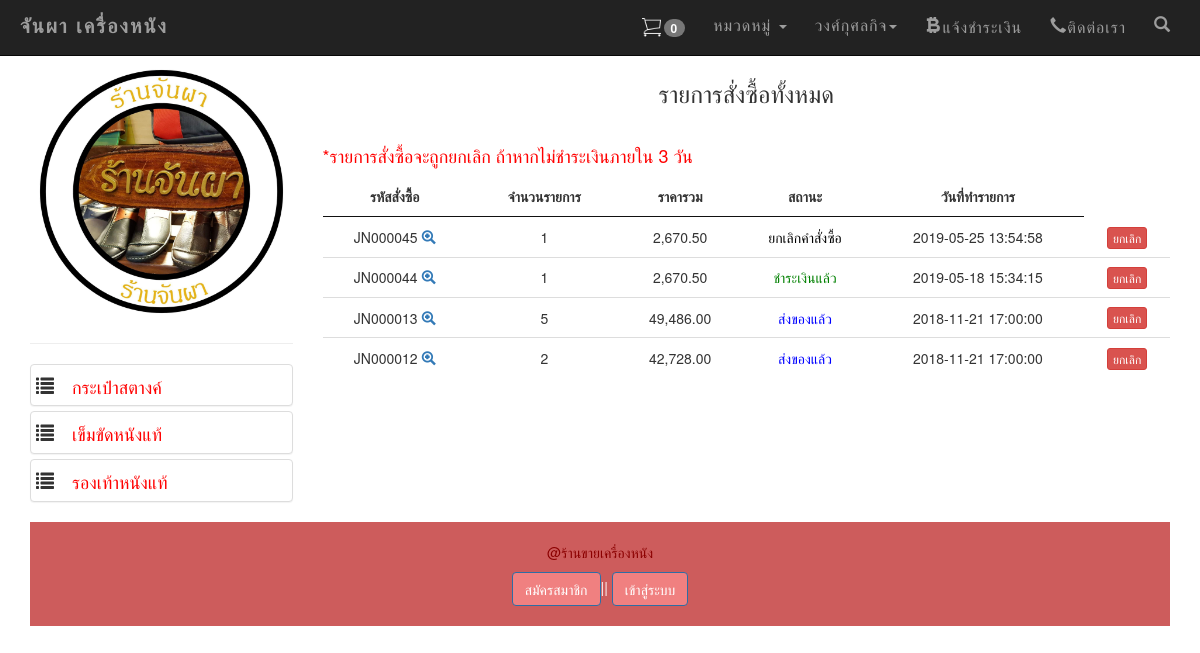
Before: /my_order.php?page=mycart (signed in) with the older database file.
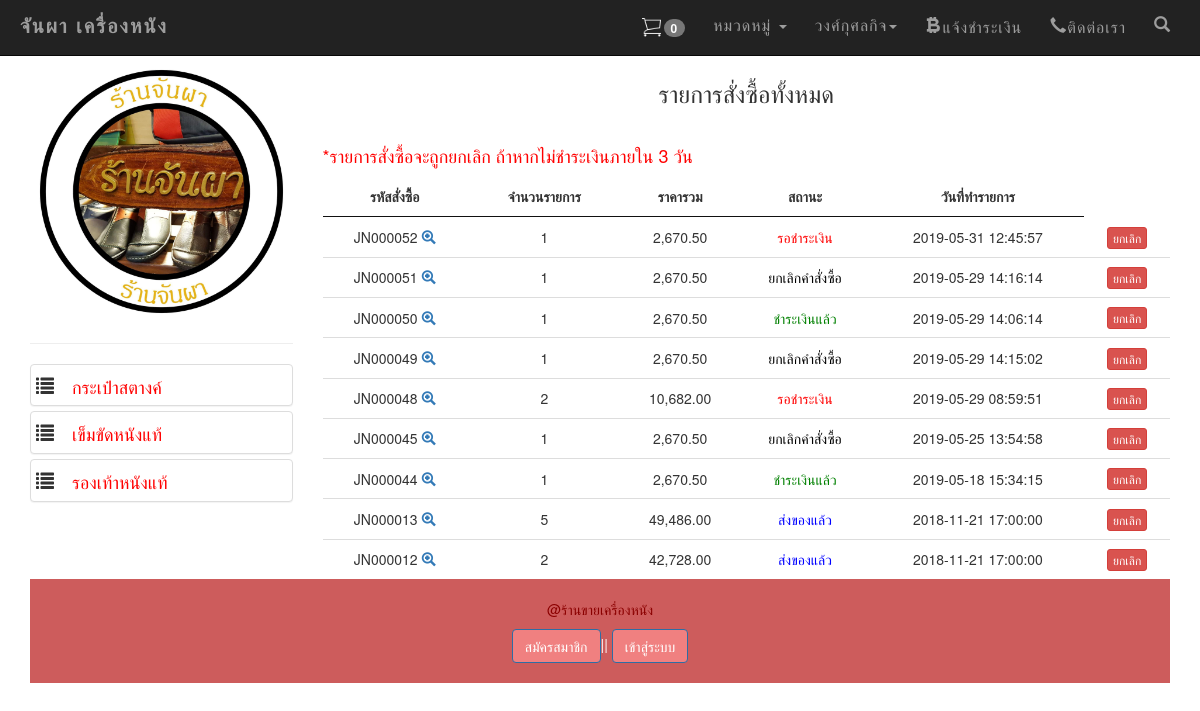
After: the same page with the newer database file.
### tables this page shows
CREATE TABLE `tbl_member` (
  `mem_id` int(11) NOT NULL,
  `mem_name` varchar(50) NOT NULL,
  `mem_address` varchar(255) NOT NULL,
  `mem_tel` varchar(10) NOT NULL,
  `mem_username` varchar(20) NOT NULL,
  `mem_password` varchar(20) NOT NULL,
  `mem_email` varchar(20) NOT NULL,
  `status` varchar(5) NOT NULL,
  `sid` varchar(32) NOT NULL,
  `active` varchar(3) NOT NULL,
  `dateinsert` timestamp NOT NULL DEFAULT CURRENT_TIMESTAMP ON UPDATE CURRENT_TIMESTAMP
);

CREATE TABLE `tbl_type` (
  `t_id` int(11) NOT NULL,
  `t_type` varchar(11) NOT NULL,
  `t_name` varchar(100) NOT NULL
);

CREATE TABLE `tbl_order` (
  `order_id` int(6) UNSIGNED ZEROFILL NOT NULL,
  `mem_id` int(11) NOT NULL,
  `name` varchar(100) NOT NULL,
  `address` varchar(500) NOT NULL,
  `email` varchar(100) NOT NULL,
  `phone` varchar(10) NOT NULL,
  `order_status` int(1) NOT NULL,
  `pay_slip` varchar(200) DEFAULT NULL,
  `b_name` varchar(100) DEFAULT NULL,
  `b_number` varchar(200) DEFAULT NULL,
  `pay_date` date DEFAULT NULL,
  `pay_amount` float(10,2) DEFAULT NULL,
  `postcode` varchar(30) DEFAULT NULL,
  `order_date` timestamp NOT NULL DEFAULT CURRENT_TIMESTAMP ON UPDATE CURRENT_TIMESTAMP
);

### mycart.php (the view, shortened to what this page needs)
<?php require_once('Connections/condb.php'); ?>
<?php
$colname_mm = "-1";
if (isset($_SESSION['MM_Username'])) {
	$colname_mm = $_SESSION['MM_Username'];
}
$query_mm = sprintf("SELECT * FROM tbl_member WHERE mem_username = %s", GetSQLValueString($colname_mm, "text"));
$mm = mysql_query($query_mm, $condb) or die(mysql_error());
$row_mm = mysql_fetch_assoc($mm);
$mem_id = $row_mm['mem_id'];
$query_mycart = sprintf("SELECT o.order_id as oid, o.mem_id, o.order_status, o.order_date, d.order_id , count(d.order_id) as coid , SUM(d.total) as ctotal FROM tbl_order as o, tbl_order_detail as d WHERE o.mem_id = $mem_id AND o.order_id = d.order_id GROUP BY o.order_id ORDER BY o.order_id DESC " , GetSQLValueString($colname_mycart , "int"));
$mycart = mysql_query($query_mycart , $condb) or die(mysql_error());
$row_mycart = mysql_fetch_assoc($mycart);
$totalRows_mycart = mysql_num_rows($mycart);
?>
<?php include('datatable.php'); ?>
<h3 align="center">รายการสั่งซื้อทั้งหมด</h3><br>
<h4 align="left" style="color: red;" >*รายการสั่งซื้อจะถูกยกเลิก ถ้าหากไม่ชำระเงินภายใน 3 วัน</h4>
<table id="example" class="display" cellspacing="1" border="0" >
	<thead>
		<tr >
			<th>รหัสสั่งซื้อ</th>
			<th>จำนวนรายการ</th>
			<th>ราคารวม</th>
			<th>สถานะ</th>
			<th>วันที่ทำรายการ</th>
		</tr>
	</thead>
	<?php if ($totalRows_mycart > 0) { ?>
		<?php do { ?>
			<tr align="center">
				<td>
					JN<?php echo str_pad($row_mycart['oid'], 6, "0", STR_PAD_LEFT);?>
					<span id="hp">
						<a href="my_order.php?order_id=<?php echo $row_mycart['oid'];?>act=show-order">
							<span class="glyphicon glyphicon-zoom-in"></span>
						</a>
					</span>
				</td>
				<td align="center">
					<?php echo $row_mycart['coid'];?>
				</td>
				<td align="center">
					<?php echo number_format($row_mycart['ctotal'],2);?>
				</td>
				<td align="center">
					<font color="red">
						<?php $status = $row_mycart['order_status'];
						include('backend/status.php');
						?>
					</font>
				</td>
				<td> <?php echo $row_mycart['order_date'];?></td>
				<td><center>
					<a href="del_order.php?order_id=<?php echo $row_mycart['oid'];?>&order_status=4" class="btn btn-danger btn-xs" onClick="return confirm('ยืนยันการยกเลิกคำสั่งซื้อ');">
					ยกเลิก </a></center>
				</td>
			</tr>
		<?php } while ($row_mycart = mysql_fetch_assoc($mycart)); } ?>
	</table>

### my_order.php (shortened to what this page needs)
<?php
if (!function_exists("GetSQLValueString")) {
  function GetSQLValueString($theValue, $theType, $theDefinedValue = "", $theNotDefinedValue = "")
  {
    $theValue = function_exists("mysql_real_escape_string") ? mysql_real_escape_string($theValue) : mysql_escape_string($theValue);
    switch ($theType) {
      case "text":
      $theValue = ($theValue != "") ? "'" . $theValue . "'" : "NULL";
      break;
      case "long":
      case "int":
      $theValue = ($theValue != "") ? intval($theValue) : "NULL";
      break;
    }
    return $theValue;
  }
}
?>
<!DOCTYPE html>
<html lang="en" >
<head>
  <?php include('h.php'); ?>
  <?php include('datatable.php'); ?>
</head>
<body>
  <div>
    <?php include('test2navbar.php') ?>
  </div>
  <div class="container">
    <div class="row">
      <div class="col-md-3" id="hp">
        <?php include('category2.php') ?>
      </div>
      <div class="col-md-9" >
        <?php
        $page = $_GET['page'];
        $mem_id = $_GET['mem_id'];
        if ($page == 'mycart') {
         include('mycart.php');
       }elseif ($mem_id != '') {
         include('edit_profile.php');
       } else  {
        include('detail_order_afer_cartdone.php');
      }
      ?>
    </div>
    <div class="col-md-12" >
      <?php  include 'f.php'; ?>
    </div>
  </div>
</div>
</body>
</html>

### h.php (shortened to what this page needs)
<link href="css/bootstrap.min.css" rel="stylesheet">
<link  href="css/style.css" rel="stylesheet" />

### datatable.php (shortened to what this page needs)
<link rel="stylesheet" type="text/css" href="dt/jquery.dataTables.min.css">

### login.php (shortened to what this page needs)
<!DOCTYPE html>
<html lang="en">
<head>
</head>
<body>
  </body>
  </html>

### register.php (shortened to what this page needs)
<!DOCTYPE html>
<html lang="en">
<head>
  <?php include('datatable.php');?>
</head>
<body>
</body>
</html>

### reset_password.php (shortened to what this page needs)
  <!DOCTYPE html>
  <html lang="en">
  <head>
    <?php include('h.php');?>
  </head>
  <body>
</body>
</html>

### test2navbar.php (shortened to what this page needs)
		<?php include('login.php');?>
		<?php include('register.php');?>
		<?php include('reset_password.php');?>
<?php require_once('Connections/condb.php'); ?>
<?php
$colname_mlogin = "-1";
if (isset($_SESSION['MM_Username'])) {
	$colname_mlogin = $_SESSION['MM_Username'];
}
$query_mlogin = sprintf("SELECT * FROM tbl_member WHERE mem_username = '$colname_mlogin'");
$mlogin = mysql_query( $query_mlogin,$condb) or die(mysql_error());
$row_mlogin = mysql_fetch_assoc($mlogin);
?>
<?php
if (isset($_SESSION['shopping_cart'])) {
	$meQty = 0;
	foreach ($_SESSION['shopping_cart'] as $meItem) {
		$meQty = $meQty + $meItem;
	}
} else {
	$meQty = 0;
}
?>
<nav class="[ navbar navbar-inverse navbar-fixed-top ][ navbar-bootsnipp animate ]" role="navigation">
	<div class="[ container ]">
		<div class="[ navbar-header ]">
			<div class="[ animbrand ]">
				<a class="[ navbar-brand ][ animate ]" href="index.php"> จันผา เครื่องหนัง </a>
			</div>
		</div>
		<div class="[ collapse navbar-collapse ]" id="bs-example-navbar-collapse-1">
			<ul class="[ nav navbar-nav navbar-right ]">
				<li><a href="" data-target="#product_view" data-toggle="modal" ><img src="img/cart.png" class="cart" width="25" /><span class="badge"> <?php echo $meQty; ?></span></a> </li>
				<li>
					<a href="" class="[ dropdown-toggle ][ animate ]" data-toggle="dropdown">หมวดหมู่ <span class="[ caret ]"></span></a>
				</li>
				<?php
				$mm = ($_SESSION['MM_Username']);
				if($mm != ''){?>
					<li>
						<a href="" class="[ dropdown-toggle ][ animate ]" data-toggle="dropdown"><?php echo $row_mlogin['mem_name'];?><span class="[ caret ]"></span></a>
						</li>
					<?php }?>
					<li><a href="#" class="[ animate glyphicon glyphicon-bitcoin ]" data-target="#howto_view" data-toggle="modal" >แจ้งชำระเงิน</a></li>
					<li><a href="#" class="[ glyphicon glyphicon-earphone ]" data-target="#contract_view" data-toggle="modal" >ติดต่อเรา</a></li>
					<li class="[ hidden-xs ]"><a href="#toggle-search" class="[ animate ]"><span class="[ glyphicon glyphicon-search ]"></span></a></li>
				</ul>
			</div>
		</div>
	</nav>
	<br>
	<br>
	<br>

### category2.php (shortened to what this page needs)
<?php
$query_typeprd = "SELECT * FROM tbl_type ORDER BY t_id ASC";
$typeprd = mysql_query($query_typeprd, $condb) or die(mysql_error());
$row_typeprd = mysql_fetch_assoc($typeprd);
?>
<div class="panel-group">
    <a href="index.php" ><img src="img/logo.jpg" class="img img-responsive" /></a>
  <hr/>
  <?php do { ?>
    <div class="panel panel-default"><h4> &nbsp;<span class="glyphicon glyphicon-list">
      <a href="index.php?t_id=<?php echo $row_typeprd['t_id'];?>&type_name=<?php echo $row_typeprd['t_name'];?>" ><font color="red"><?php echo $row_typeprd['t_name']; ?></font></a></span></h4></div>
    <?php } while ($row_typeprd = mysql_fetch_assoc($typeprd)); ?>
  </div>

### backend/status.php
<?php
if ($status == 1) {
	echo "<font color='red'>";
	echo "รอชำระเงิน";
	echo "</font>";
}elseif ($status == 2) {
	echo "<font color='green'>";
	echo "ชำระเงินแล้ว";
	echo "</font>";
}elseif ($status == 3) {
	echo "<font color='blue'>";
	echo "ส่งของแล้ว";
	echo "</font>";
}elseif ($status == 4) {
	echo "<font color='black'>";
	echo "ยกเลิกคำสั่งซื้อ";
	echo "</font>";
}
?>

### f.php (shortened to what this page needs)
<footer class="footer navbar-bottom" id="hp">
  <br />
  <font color="#8B0000"><p>@ร้านขายเครื่องหนัง </p> </font>
  <a class="btn btn-primary" href="register.php"  data-target='#regis_view' data-toggle='modal' style="background-color:  #F08080;">สมัครสมาชิก </a>||
  <a href="login.php" class="btn btn-primary"  data-target='#login_user' data-toggle='modal' style="background-color:   #F08080;"> เข้าสู่ระบบ</a><br />
 <br />
</footer>

### css/style.css (style rules this page uses)
th { text-align:center; }

### test2navbar.php (style rules this page uses)
.animate { -webkit-transition: all 0.3s ease-in-out; -moz-transition: all 0.3s ease-in-out; -o-transition: all 0.3s ease-in-out; -ms-transition: all 0.3s ease-in-out; transition: all 0.3s ease-in-out; }
.navbar-bootsnipp { background-color: rgb(255, 255, 255); border-color: rgb(95, 176, 228); border-radius: 0px; margin-bottom: 0px; z-index: 100; }
.navbar-bootsnipp .navbar-brand { color: rgb(95, 176, 228); font-weight: 900; letter-spacing: 2px; }
.navbar-bootsnipp .navbar-nav > li > a { border: 0px solid rgb(95, 176, 228); color: rgb(120, 120, 120); padding: 15px 14px; }
@media screen and (min-width: 768px) { .navbar-bootsnipp .navbar-brand { font-size: 20px; height: auto; padding: 15px 5px; } }
@media screen and (min-width: 768px) { .navbar-bootsnipp .navbar-nav > li > a { font-size: 16px; letter-spacing: 1px; } }

### f.php (style rules this page uses)
.footer { left: 0; bottom: 0; width: 100%; background-color: #CD5C5C; color: white; text-align: center; }

Changed rows visible on the page:
added tbl_order: order_id "000052", coid "1", ctotal "2,670.50", order_status "รอชำระเงิน", order_date "2019-05-31 12:45:57"
added tbl_order: order_id "000051", coid "1", ctotal "2,670.50", order_status "ยกเลิกคำสั่งซื้อ", order_date "2019-05-29 14:16:14"
added tbl_order: order_id "000050", coid "1", ctotal "2,670.50", order_status "ชำระเงินแล้ว", order_date "2019-05-29 14:06:14"
added tbl_order: order_id "000049", coid "1", ctotal "2,670.50", order_status "ยกเลิกคำสั่งซื้อ", order_date "2019-05-29 14:15:02"
added tbl_order: order_id "000048", coid "2", ctotal "10,682.00", order_status "รอชำระเงิน", order_date "2019-05-29 08:59:51"
